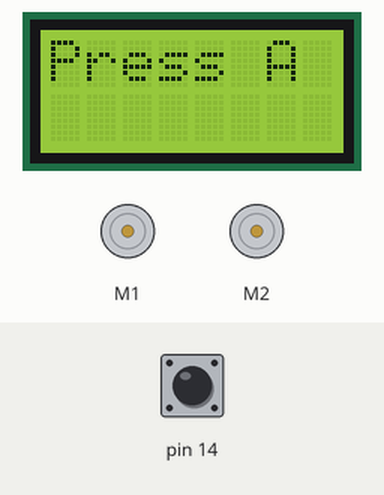
Bench run of a sketch on a simulated Arduino Leonardo, built with avr-gcc and run on an emulated ATmega32U4. Shown: 8×2 character LCD, 2 × DC motor (green arrow = forward, orange = backward, longer = faster). The inputs (shaded band) are chosen by the test bench; at power-on: pin 14 HIGH.

Above: at 0.8 s.
0.9 s: pin 14 pulled LOW for 0.15 s
At 1.4 s:
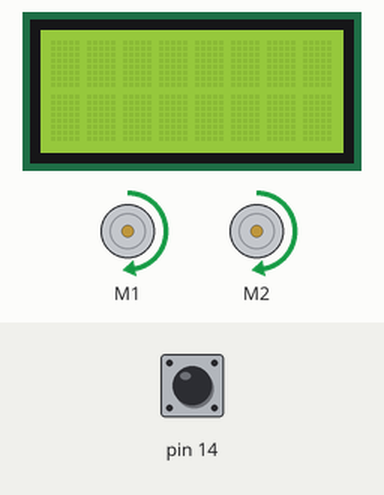
At 8.44 s:
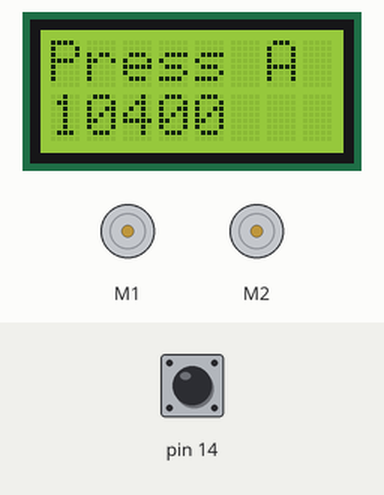
Timing chart, 0 to 8.5 s (numbered marks = the images above; inputs shaded):
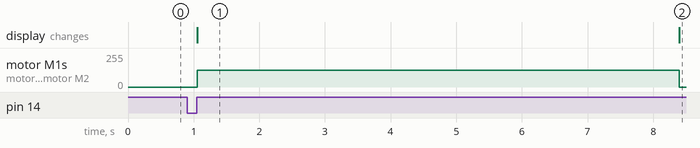

The sketch:

aufgabe_1.ino
```cpp
#include <Wire.h>
#include <Zumo32U4.h>


Zumo32U4LCD lcd;
Zumo32U4ButtonA buttonA;
Zumo32U4Motors motors;
const int speed=200;
Zumo32U4Encoders encoders;
const char encoderErrorLeft[] PROGMEM = "!<c2";
const char encoderErrorRight[] PROGMEM = "!<e2";
const int one_meter=10400;//100:1
//const int one_meter=7800;//75:1
int left_count=0;
int right_count=0;


void setup() {
  // put your setup code here, to run once:
	lcd.clear();
	lcd.print(F("Press A"));
	buttonA.waitForButton();
	lcd.clear();
	lcd.gotoXY(0, 1);
	//motors.setLeftSpeed(speed);
	//motors.setRightSpeed(speed);
	motors.setSpeeds(speed, speed);

}

void loop() {
  // put your main code here, to run repeatedly:
	int16_t countsLeft = encoders.getCountsLeft();
	int16_t countsRight = encoders.getCountsRight();
	bool errorLeft = encoders.checkErrorLeft();
    bool errorRight = encoders.checkErrorRight();
    if(!errorLeft && !errorRight){
    	if(max(countsLeft-left_count,countsRight-right_count)>= one_meter){
			motors.setSpeeds(0,0);
			lcd.clear();
	    	lcd.print(F("Press A"));
	    	lcd.gotoXY(0, 1);
	    	lcd.print(max(countsRight,countsLeft));
    		left_count=countsLeft;
    		right_count=countsRight;
    		buttonA.waitForButton();
    		motors.setSpeeds(speed, speed);
    	}
    }

}
```

Measured:
- after the input at 0.9 s, motor M1, motor M2: stopped → forward 127/255 after 0.16 s, → stopped 7.3 s later; the display: changes after 0.16 s (image 1)
- what the display in image 1 shows lasts 7.3 s, from 1.1 s to 8.4 s
